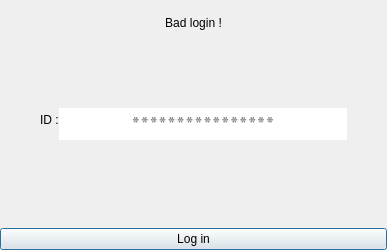
<?xml version="1.0" encoding="UTF-8"?>
<ui version="4.0">
 <class>LoginDialog</class>
 <widget class="QDialog" name="LoginDialog">
  <property name="windowModality">
   <enum>Qt::ApplicationModal</enum>
  </property>
  <property name="geometry">
   <rect>
    <x>0</x>
    <y>0</y>
    <width>387</width>
    <height>250</height>
   </rect>
  </property>
  <property name="minimumSize">
   <size>
    <width>387</width>
    <height>250</height>
   </size>
  </property>
  <property name="maximumSize">
   <size>
    <width>387</width>
    <height>250</height>
   </size>
  </property>
  <property name="windowTitle">
   <string>Login</string>
  </property>
  <property name="styleSheet">
   <string notr="true"/>
  </property>
  <property name="modal">
   <bool>true</bool>
  </property>
  <layout class="QHBoxLayout" name="horizontalLayout_3">
   <property name="leftMargin">
    <number>0</number>
   </property>
   <property name="topMargin">
    <number>0</number>
   </property>
   <property name="rightMargin">
    <number>0</number>
   </property>
   <property name="bottomMargin">
    <number>0</number>
   </property>
   <item>
    <layout class="QVBoxLayout" name="verticalLayout_2">
     <property name="spacing">
      <number>2</number>
     </property>
     <item>
      <layout class="QVBoxLayout" name="layout_text">
       <property name="spacing">
        <number>2</number>
       </property>
       <item>
        <widget class="QLabel" name="label_title">
         <property name="text">
          <string/>
         </property>
         <property name="scaledContents">
          <bool>false</bool>
         </property>
         <property name="alignment">
          <set>Qt::AlignCenter</set>
         </property>
         <property name="margin">
          <number>0</number>
         </property>
         <property name="indent">
          <number>0</number>
         </property>
        </widget>
       </item>
       <item>
        <widget class="QLabel" name="label_error">
         <property name="text">
          <string>Bad login !</string>
         </property>
         <property name="alignment">
          <set>Qt::AlignCenter</set>
         </property>
         <property name="margin">
          <number>0</number>
         </property>
        </widget>
       </item>
      </layout>
     </item>
     <item>
      <layout class="QHBoxLayout" name="horizontalLayout">
       <property name="leftMargin">
        <number>20</number>
       </property>
       <property name="rightMargin">
        <number>20</number>
       </property>
       <item>
        <layout class="QFormLayout" name="formLayout">
         <property name="horizontalSpacing">
          <number>0</number>
         </property>
         <property name="leftMargin">
          <number>20</number>
         </property>
         <property name="rightMargin">
          <number>20</number>
         </property>
         <property name="bottomMargin">
          <number>10</number>
         </property>
         <item row="1" column="1">
          <widget class="QLineEdit" name="lineEdit_id">
           <property name="minimumSize">
            <size>
             <width>200</width>
             <height>32</height>
            </size>
           </property>
           <property name="font">
            <font>
             <family>Caladea</family>
             <pointsize>16</pointsize>
             <weight>50</weight>
             <bold>false</bold>
            </font>
           </property>
           <property name="focusPolicy">
            <enum>Qt::StrongFocus</enum>
           </property>
           <property name="autoFillBackground">
            <bool>false</bool>
           </property>
           <property name="styleSheet">
            <string notr="true"/>
           </property>
           <property name="maxLength">
            <number>50</number>
           </property>
           <property name="frame">
            <bool>false</bool>
           </property>
           <property name="echoMode">
            <enum>QLineEdit::Normal</enum>
           </property>
           <property name="cursorPosition">
            <number>0</number>
           </property>
           <property name="alignment">
            <set>Qt::AlignCenter</set>
           </property>
           <property name="readOnly">
            <bool>false</bool>
           </property>
           <property name="placeholderText">
            <string>****************</string>
           </property>
           <property name="cursorMoveStyle">
            <enum>Qt::LogicalMoveStyle</enum>
           </property>
           <property name="clearButtonEnabled">
            <bool>false</bool>
           </property>
          </widget>
         </item>
         <item row="1" column="0">
          <widget class="QLabel" name="label_id">
           <property name="styleSheet">
            <string notr="true"/>
           </property>
           <property name="text">
            <string>ID :</string>
           </property>
          </widget>
         </item>
         <item row="2" column="1">
          <spacer name="verticalSpacer_2">
           <property name="orientation">
            <enum>Qt::Vertical</enum>
           </property>
           <property name="sizeHint" stdset="0">
            <size>
             <width>20</width>
             <height>40</height>
            </size>
           </property>
          </spacer>
         </item>
         <item row="0" column="1">
          <spacer name="verticalSpacer">
           <property name="orientation">
            <enum>Qt::Vertical</enum>
           </property>
           <property name="sizeHint" stdset="0">
            <size>
             <width>20</width>
             <height>40</height>
            </size>
           </property>
          </spacer>
         </item>
        </layout>
       </item>
      </layout>
     </item>
     <item>
      <layout class="QHBoxLayout" name="horizontalLayout_2">
       <item>
        <widget class="QPushButton" name="button_login">
         <property name="autoFillBackground">
          <bool>false</bool>
         </property>
         <property name="styleSheet">
          <string notr="true"/>
         </property>
         <property name="text">
          <string>Log in</string>
         </property>
        </widget>
       </item>
      </layout>
     </item>
    </layout>
   </item>
  </layout>
 </widget>
 <resources/>
 <connections/>
</ui>
